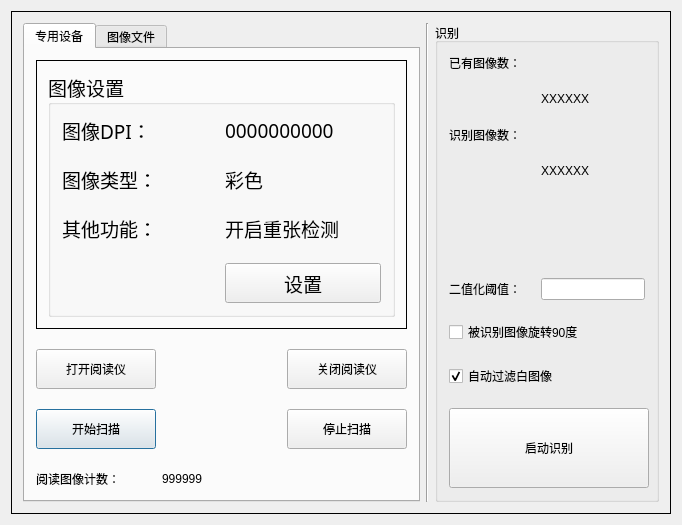
<?xml version="1.0" encoding="UTF-8"?>
<ui version="4.0">
 <class>RecognizeForm</class>
 <widget class="QDialog" name="RecognizeForm">
  <property name="geometry">
   <rect>
    <x>0</x>
    <y>0</y>
    <width>682</width>
    <height>481</height>
   </rect>
  </property>
  <property name="windowTitle">
   <string>RecognizeForm</string>
  </property>
  <layout class="QGridLayout" name="gridLayout_5">
   <item row="0" column="0">
    <widget class="QFrame" name="frame">
     <property name="frameShape">
      <enum>QFrame::Panel</enum>
     </property>
     <property name="frameShadow">
      <enum>QFrame::Plain</enum>
     </property>
     <layout class="QHBoxLayout" name="horizontalLayout">
      <item>
       <widget class="QTabWidget" name="tabWidget">
        <property name="styleSheet">
         <string notr="true">font: 14pt &quot;宋体&quot;;</string>
        </property>
        <property name="currentIndex">
         <number>0</number>
        </property>
        <widget class="QWidget" name="tab1">
         <attribute name="title">
          <string>专用设备</string>
         </attribute>
         <layout class="QGridLayout" name="gridLayout_2">
          <property name="verticalSpacing">
           <number>20</number>
          </property>
          <item row="4" column="1">
           <widget class="QPushButton" name="pushButton_StartScan">
            <property name="sizePolicy">
             <sizepolicy hsizetype="Preferred" vsizetype="Preferred">
              <horstretch>0</horstretch>
              <verstretch>0</verstretch>
             </sizepolicy>
            </property>
            <property name="minimumSize">
             <size>
              <width>0</width>
              <height>40</height>
             </size>
            </property>
            <property name="maximumSize">
             <size>
              <width>16777215</width>
              <height>50</height>
             </size>
            </property>
            <property name="text">
             <string>开始扫描</string>
            </property>
           </widget>
          </item>
          <item row="5" column="1">
           <widget class="QLabel" name="Label_Label_ImageNumTitle">
            <property name="text">
             <string>阅读图像计数：</string>
            </property>
           </widget>
          </item>
          <item row="5" column="2">
           <widget class="QLabel" name="Label_ImageNum">
            <property name="text">
             <string>999999</string>
            </property>
           </widget>
          </item>
          <item row="4" column="3">
           <widget class="QPushButton" name="pushButton_StopScan">
            <property name="minimumSize">
             <size>
              <width>0</width>
              <height>40</height>
             </size>
            </property>
            <property name="maximumSize">
             <size>
              <width>16777215</width>
              <height>50</height>
             </size>
            </property>
            <property name="text">
             <string>停止扫描</string>
            </property>
           </widget>
          </item>
          <item row="2" column="3">
           <widget class="QPushButton" name="pushButton_Close">
            <property name="minimumSize">
             <size>
              <width>0</width>
              <height>40</height>
             </size>
            </property>
            <property name="maximumSize">
             <size>
              <width>16777215</width>
              <height>50</height>
             </size>
            </property>
            <property name="text">
             <string>关闭阅读仪</string>
            </property>
           </widget>
          </item>
          <item row="2" column="1">
           <widget class="QPushButton" name="pushButton_Open">
            <property name="minimumSize">
             <size>
              <width>0</width>
              <height>40</height>
             </size>
            </property>
            <property name="maximumSize">
             <size>
              <width>16777215</width>
              <height>50</height>
             </size>
            </property>
            <property name="text">
             <string>打开阅读仪</string>
            </property>
           </widget>
          </item>
          <item row="1" column="1" colspan="3">
           <widget class="QFrame" name="frame_Setting">
            <property name="frameShape">
             <enum>QFrame::Box</enum>
            </property>
            <property name="frameShadow">
             <enum>QFrame::Plain</enum>
            </property>
            <layout class="QGridLayout" name="gridLayout_6">
             <item row="2" column="1">
              <widget class="QGroupBox" name="groupBox_ImageType">
               <property name="font">
                <font>
                 <family>宋体</family>
                 <pointsize>14</pointsize>
                 <weight>50</weight>
                 <italic>false</italic>
                 <bold>false</bold>
                </font>
               </property>
               <property name="title">
                <string>图像设置</string>
               </property>
               <layout class="QGridLayout" name="gridLayout_3">
                <property name="verticalSpacing">
                 <number>20</number>
                </property>
                <item row="8" column="0">
                 <widget class="QLabel" name="label_13">
                  <property name="text">
                   <string>图像类型：</string>
                  </property>
                 </widget>
                </item>
                <item row="7" column="0">
                 <widget class="QLabel" name="label_11">
                  <property name="text">
                   <string>图像DPI：</string>
                  </property>
                 </widget>
                </item>
                <item row="10" column="0">
                 <widget class="QLabel" name="label_14">
                  <property name="text">
                   <string>其他功能：</string>
                  </property>
                 </widget>
                </item>
                <item row="7" column="1">
                 <widget class="QLabel" name="label_ImageDPI">
                  <property name="text">
                   <string>0000000000</string>
                  </property>
                 </widget>
                </item>
                <item row="8" column="1">
                 <widget class="QLabel" name="label_ImageType">
                  <property name="text">
                   <string>彩色</string>
                  </property>
                 </widget>
                </item>
                <item row="10" column="1">
                 <widget class="QLabel" name="label_OtherFun">
                  <property name="text">
                   <string>开启重张检测</string>
                  </property>
                 </widget>
                </item>
                <item row="11" column="1">
                 <widget class="QPushButton" name="pushButton_Setting">
                  <property name="minimumSize">
                   <size>
                    <width>0</width>
                    <height>40</height>
                   </size>
                  </property>
                  <property name="maximumSize">
                   <size>
                    <width>16777215</width>
                    <height>50</height>
                   </size>
                  </property>
                  <property name="text">
                   <string>设置</string>
                  </property>
                 </widget>
                </item>
               </layout>
              </widget>
             </item>
            </layout>
           </widget>
          </item>
         </layout>
        </widget>
        <widget class="QWidget" name="tab2">
         <attribute name="title">
          <string>图像文件</string>
         </attribute>
         <layout class="QGridLayout" name="gridLayout_4">
          <item row="0" column="1">
           <spacer name="verticalSpacer_5">
            <property name="orientation">
             <enum>Qt::Vertical</enum>
            </property>
            <property name="sizeHint" stdset="0">
             <size>
              <width>20</width>
              <height>40</height>
             </size>
            </property>
           </spacer>
          </item>
          <item row="1" column="1">
           <widget class="QPushButton" name="Button_OpenDirs">
            <property name="sizePolicy">
             <sizepolicy hsizetype="Preferred" vsizetype="Preferred">
              <horstretch>0</horstretch>
              <verstretch>0</verstretch>
             </sizepolicy>
            </property>
            <property name="minimumSize">
             <size>
              <width>250</width>
              <height>60</height>
             </size>
            </property>
            <property name="text">
             <string>从文件夹导入图片文件</string>
            </property>
           </widget>
          </item>
          <item row="3" column="1">
           <spacer name="verticalSpacer_4">
            <property name="orientation">
             <enum>Qt::Vertical</enum>
            </property>
            <property name="sizeHint" stdset="0">
             <size>
              <width>20</width>
              <height>40</height>
             </size>
            </property>
           </spacer>
          </item>
          <item row="2" column="1">
           <widget class="QPushButton" name="Button_OpenFiles">
            <property name="sizePolicy">
             <sizepolicy hsizetype="Preferred" vsizetype="Preferred">
              <horstretch>0</horstretch>
              <verstretch>0</verstretch>
             </sizepolicy>
            </property>
            <property name="minimumSize">
             <size>
              <width>250</width>
              <height>60</height>
             </size>
            </property>
            <property name="text">
             <string>从计算机导入图像文件</string>
            </property>
           </widget>
          </item>
          <item row="1" column="0" rowspan="2">
           <spacer name="horizontalSpacer">
            <property name="orientation">
             <enum>Qt::Horizontal</enum>
            </property>
            <property name="sizeHint" stdset="0">
             <size>
              <width>40</width>
              <height>20</height>
             </size>
            </property>
           </spacer>
          </item>
          <item row="1" column="2" rowspan="2">
           <spacer name="horizontalSpacer_2">
            <property name="orientation">
             <enum>Qt::Horizontal</enum>
            </property>
            <property name="sizeHint" stdset="0">
             <size>
              <width>40</width>
              <height>20</height>
             </size>
            </property>
           </spacer>
          </item>
         </layout>
        </widget>
       </widget>
      </item>
      <item>
       <widget class="Line" name="line">
        <property name="orientation">
         <enum>Qt::Vertical</enum>
        </property>
       </widget>
      </item>
      <item>
       <widget class="QGroupBox" name="groupBox">
        <property name="maximumSize">
         <size>
          <width>224</width>
          <height>16777215</height>
         </size>
        </property>
        <property name="styleSheet">
         <string notr="true">font: 14pt &quot;宋体&quot;;</string>
        </property>
        <property name="title">
         <string>识别</string>
        </property>
        <layout class="QGridLayout" name="gridLayout">
         <property name="verticalSpacing">
          <number>20</number>
         </property>
         <item row="3" column="1">
          <widget class="QLabel" name="Label_ReadCount">
           <property name="styleSheet">
            <string notr="true">font:20pt &quot;宋体&quot;;</string>
           </property>
           <property name="text">
            <string>XXXXXX</string>
           </property>
          </widget>
         </item>
         <item row="6" column="0" colspan="2">
          <widget class="QCheckBox" name="CheckBox_Rotate90">
           <property name="text">
            <string>被识别图像旋转90度</string>
           </property>
          </widget>
         </item>
         <item row="0" column="0">
          <widget class="QLabel" name="label_2">
           <property name="text">
            <string>已有图像数：</string>
           </property>
          </widget>
         </item>
         <item row="8" column="0" colspan="2">
          <widget class="QPushButton" name="Button_RecognizeControl">
           <property name="sizePolicy">
            <sizepolicy hsizetype="Preferred" vsizetype="Preferred">
             <horstretch>0</horstretch>
             <verstretch>0</verstretch>
            </sizepolicy>
           </property>
           <property name="minimumSize">
            <size>
             <width>200</width>
             <height>80</height>
            </size>
           </property>
           <property name="text">
            <string>启动识别</string>
           </property>
          </widget>
         </item>
         <item row="1" column="1">
          <widget class="QLabel" name="Label_TotalCount">
           <property name="styleSheet">
            <string notr="true">font:20pt &quot;宋体&quot;;</string>
           </property>
           <property name="text">
            <string>XXXXXX</string>
           </property>
          </widget>
         </item>
         <item row="5" column="1">
          <widget class="QLineEdit" name="TextBox_BinarizeThreshold">
           <property name="sizePolicy">
            <sizepolicy hsizetype="Preferred" vsizetype="Preferred">
             <horstretch>0</horstretch>
             <verstretch>0</verstretch>
            </sizepolicy>
           </property>
          </widget>
         </item>
         <item row="2" column="0">
          <widget class="QLabel" name="label_6">
           <property name="text">
            <string>识别图像数：</string>
           </property>
          </widget>
         </item>
         <item row="7" column="0" colspan="2">
          <widget class="QCheckBox" name="CheckBox_AutoFilterWhitePage">
           <property name="text">
            <string>自动过滤白图像</string>
           </property>
           <property name="checked">
            <bool>true</bool>
           </property>
          </widget>
         </item>
         <item row="4" column="1">
          <spacer name="verticalSpacer_6">
           <property name="orientation">
            <enum>Qt::Vertical</enum>
           </property>
           <property name="sizeHint" stdset="0">
            <size>
             <width>20</width>
             <height>40</height>
            </size>
           </property>
          </spacer>
         </item>
         <item row="5" column="0">
          <widget class="QLabel" name="label_7">
           <property name="text">
            <string>二值化阈值：</string>
           </property>
          </widget>
         </item>
        </layout>
       </widget>
      </item>
     </layout>
    </widget>
   </item>
  </layout>
 </widget>
 <layoutdefault spacing="6" margin="11"/>
 <resources/>
 <connections>
  <connection>
   <sender>pushButton_Setting</sender>
   <signal>clicked(bool)</signal>
   <receiver>RecognizeForm</receiver>
   <slot>Setting()</slot>
   <hints>
    <hint type="sourcelabel">
     <x>316</x>
     <y>241</y>
    </hint>
    <hint type="destinationlabel">
     <x>-205</x>
     <y>206</y>
    </hint>
   </hints>
  </connection>
  <connection>
   <sender>pushButton_Open</sender>
   <signal>clicked(bool)</signal>
   <receiver>RecognizeForm</receiver>
   <slot>OpenDevice()</slot>
   <hints>
    <hint type="sourcelabel">
     <x>103</x>
     <y>308</y>
    </hint>
    <hint type="destinationlabel">
     <x>-180</x>
     <y>313</y>
    </hint>
   </hints>
  </connection>
  <connection>
   <sender>pushButton_Close</sender>
   <signal>clicked(bool)</signal>
   <receiver>RecognizeForm</receiver>
   <slot>CloseDeivce()</slot>
   <hints>
    <hint type="sourcelabel">
     <x>367</x>
     <y>305</y>
    </hint>
    <hint type="destinationlabel">
     <x>-70</x>
     <y>269</y>
    </hint>
   </hints>
  </connection>
  <connection>
   <sender>pushButton_StartScan</sender>
   <signal>clicked(bool)</signal>
   <receiver>RecognizeForm</receiver>
   <slot>StartScan()</slot>
   <hints>
    <hint type="sourcelabel">
     <x>94</x>
     <y>373</y>
    </hint>
    <hint type="destinationlabel">
     <x>-167</x>
     <y>374</y>
    </hint>
   </hints>
  </connection>
  <connection>
   <sender>pushButton_StopScan</sender>
   <signal>clicked(bool)</signal>
   <receiver>RecognizeForm</receiver>
   <slot>StopScan()</slot>
   <hints>
    <hint type="sourcelabel">
     <x>335</x>
     <y>370</y>
    </hint>
    <hint type="destinationlabel">
     <x>-228</x>
     <y>409</y>
    </hint>
   </hints>
  </connection>
  <connection>
   <sender>Button_RecognizeControl</sender>
   <signal>clicked(bool)</signal>
   <receiver>RecognizeForm</receiver>
   <slot>Button_RecognizeControl_Click()</slot>
   <hints>
    <hint type="sourcelabel">
     <x>543</x>
     <y>415</y>
    </hint>
    <hint type="destinationlabel">
     <x>540</x>
     <y>600</y>
    </hint>
   </hints>
  </connection>
  <connection>
   <sender>CheckBox_AutoFilterWhitePage</sender>
   <signal>clicked(bool)</signal>
   <receiver>RecognizeForm</receiver>
   <slot>CheckBox_AutoFilterWhitePage_Click()</slot>
   <hints>
    <hint type="sourcelabel">
     <x>503</x>
     <y>341</y>
    </hint>
    <hint type="destinationlabel">
     <x>452</x>
     <y>558</y>
    </hint>
   </hints>
  </connection>
  <connection>
   <sender>CheckBox_Rotate90</sender>
   <signal>clicked(bool)</signal>
   <receiver>RecognizeForm</receiver>
   <slot>CheckBox_Rotate90_Click()</slot>
   <hints>
    <hint type="sourcelabel">
     <x>555</x>
     <y>296</y>
    </hint>
    <hint type="destinationlabel">
     <x>576</x>
     <y>563</y>
    </hint>
   </hints>
  </connection>
  <connection>
   <sender>Button_OpenDirs</sender>
   <signal>clicked(bool)</signal>
   <receiver>RecognizeForm</receiver>
   <slot>Button_OpenDirs_Click()</slot>
   <hints>
    <hint type="sourcelabel">
     <x>213</x>
     <y>215</y>
    </hint>
    <hint type="destinationlabel">
     <x>172</x>
     <y>608</y>
    </hint>
   </hints>
  </connection>
  <connection>
   <sender>Button_OpenFiles</sender>
   <signal>clicked(bool)</signal>
   <receiver>RecognizeForm</receiver>
   <slot>Button_OpenFiles_Click()</slot>
   <hints>
    <hint type="sourcelabel">
     <x>275</x>
     <y>278</y>
    </hint>
    <hint type="destinationlabel">
     <x>290</x>
     <y>768</y>
    </hint>
   </hints>
  </connection>
 </connections>
 <slots>
  <slot>Setting()</slot>
  <slot>OpenDevice()</slot>
  <slot>StartScan()</slot>
  <slot>StopScan()</slot>
  <slot>CloseDeivce()</slot>
  <slot>Button_RecognizeControl_Click()</slot>
  <slot>CheckBox_Rotate90_Click()</slot>
  <slot>CheckBox_AutoFilterWhitePage_Click()</slot>
  <slot>Button_OpenDirs_Click()</slot>
  <slot>Button_OpenFiles_Click()</slot>
 </slots>
</ui>
